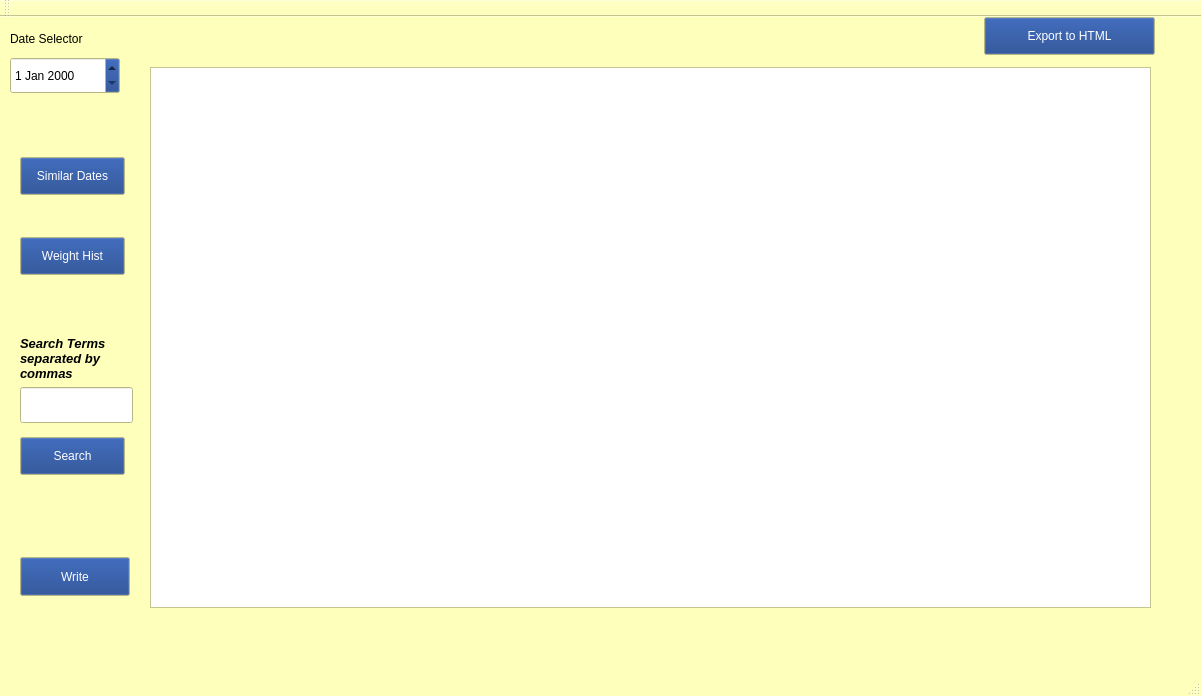
<?xml version="1.0" encoding="UTF-8"?>
<ui version="4.0">
 <class>MainWindow</class>
 <widget class="QMainWindow" name="MainWindow">
  <property name="geometry">
   <rect>
    <x>0</x>
    <y>0</y>
    <width>1201</width>
    <height>696</height>
   </rect>
  </property>
  <property name="palette">
   <palette>
    <active>
     <colorrole role="Button">
      <brush brushstyle="SolidPattern">
       <color alpha="255">
        <red>17</red>
        <green>57</green>
        <blue>132</blue>
       </color>
      </brush>
     </colorrole>
     <colorrole role="ButtonText">
      <brush brushstyle="SolidPattern">
       <color alpha="255">
        <red>255</red>
        <green>255</green>
        <blue>255</blue>
       </color>
      </brush>
     </colorrole>
     <colorrole role="Base">
      <brush brushstyle="SolidPattern">
       <color alpha="255">
        <red>255</red>
        <green>255</green>
        <blue>255</blue>
       </color>
      </brush>
     </colorrole>
     <colorrole role="Window">
      <brush brushstyle="SolidPattern">
       <color alpha="255">
        <red>254</red>
        <green>255</green>
        <blue>187</blue>
       </color>
      </brush>
     </colorrole>
    </active>
    <inactive>
     <colorrole role="Button">
      <brush brushstyle="SolidPattern">
       <color alpha="255">
        <red>17</red>
        <green>57</green>
        <blue>132</blue>
       </color>
      </brush>
     </colorrole>
     <colorrole role="ButtonText">
      <brush brushstyle="SolidPattern">
       <color alpha="255">
        <red>255</red>
        <green>255</green>
        <blue>255</blue>
       </color>
      </brush>
     </colorrole>
     <colorrole role="Base">
      <brush brushstyle="SolidPattern">
       <color alpha="255">
        <red>255</red>
        <green>255</green>
        <blue>255</blue>
       </color>
      </brush>
     </colorrole>
     <colorrole role="Window">
      <brush brushstyle="SolidPattern">
       <color alpha="255">
        <red>254</red>
        <green>255</green>
        <blue>187</blue>
       </color>
      </brush>
     </colorrole>
    </inactive>
    <disabled>
     <colorrole role="Button">
      <brush brushstyle="SolidPattern">
       <color alpha="255">
        <red>17</red>
        <green>57</green>
        <blue>132</blue>
       </color>
      </brush>
     </colorrole>
     <colorrole role="ButtonText">
      <brush brushstyle="SolidPattern">
       <color alpha="255">
        <red>150</red>
        <green>147</green>
        <blue>145</blue>
       </color>
      </brush>
     </colorrole>
     <colorrole role="Base">
      <brush brushstyle="SolidPattern">
       <color alpha="255">
        <red>254</red>
        <green>255</green>
        <blue>187</blue>
       </color>
      </brush>
     </colorrole>
     <colorrole role="Window">
      <brush brushstyle="SolidPattern">
       <color alpha="255">
        <red>254</red>
        <green>255</green>
        <blue>187</blue>
       </color>
      </brush>
     </colorrole>
    </disabled>
   </palette>
  </property>
  <property name="windowTitle">
   <string>My Journal</string>
  </property>
  <widget class="QWidget" name="centralWidget">
   <widget class="QDateEdit" name="dateEdit">
    <property name="geometry">
     <rect>
      <x>10</x>
      <y>40</y>
      <width>110</width>
      <height>37</height>
     </rect>
    </property>
   </widget>
   <widget class="QTextEdit" name="textEdit">
    <property name="geometry">
     <rect>
      <x>150</x>
      <y>50</y>
      <width>1001</width>
      <height>541</height>
     </rect>
    </property>
   </widget>
   <widget class="QPushButton" name="writeButton">
    <property name="geometry">
     <rect>
      <x>20</x>
      <y>540</y>
      <width>110</width>
      <height>39</height>
     </rect>
    </property>
    <property name="text">
     <string>Write</string>
    </property>
   </widget>
   <widget class="QLabel" name="dateSelectorLabel">
    <property name="geometry">
     <rect>
      <x>10</x>
      <y>10</y>
      <width>121</width>
      <height>23</height>
     </rect>
    </property>
    <property name="text">
     <string>Date Selector</string>
    </property>
   </widget>
   <widget class="QPushButton" name="similarDatesButton">
    <property name="geometry">
     <rect>
      <x>20</x>
      <y>140</y>
      <width>105</width>
      <height>38</height>
     </rect>
    </property>
    <property name="text">
     <string>Similar Dates</string>
    </property>
   </widget>
   <widget class="QLineEdit" name="lineEdit">
    <property name="geometry">
     <rect>
      <x>20</x>
      <y>370</y>
      <width>113</width>
      <height>36</height>
     </rect>
    </property>
   </widget>
   <widget class="QPushButton" name="weightHistoryButton">
    <property name="geometry">
     <rect>
      <x>20</x>
      <y>220</y>
      <width>105</width>
      <height>38</height>
     </rect>
    </property>
    <property name="text">
     <string>Weight Hist</string>
    </property>
   </widget>
   <widget class="QLabel" name="searchBoxLabel">
    <property name="geometry">
     <rect>
      <x>20</x>
      <y>311</y>
      <width>101</width>
      <height>61</height>
     </rect>
    </property>
    <property name="font">
     <font>
      <pointsize>10</pointsize>
      <weight>75</weight>
      <italic>true</italic>
      <bold>true</bold>
     </font>
    </property>
    <property name="text">
     <string>Search Terms separated by commas</string>
    </property>
    <property name="wordWrap">
     <bool>true</bool>
    </property>
   </widget>
   <widget class="QPushButton" name="searchButton">
    <property name="geometry">
     <rect>
      <x>20</x>
      <y>420</y>
      <width>105</width>
      <height>38</height>
     </rect>
    </property>
    <property name="text">
     <string>Search</string>
    </property>
   </widget>
   <widget class="QPushButton" name="exportHtmlButton">
    <property name="geometry">
     <rect>
      <x>984</x>
      <y>0</y>
      <width>171</width>
      <height>38</height>
     </rect>
    </property>
    <property name="text">
     <string>Export to HTML</string>
    </property>
   </widget>
  </widget>
  <widget class="QMenuBar" name="menuBar">
   <property name="geometry">
    <rect>
     <x>0</x>
     <y>0</y>
     <width>1201</width>
     <height>30</height>
    </rect>
   </property>
  </widget>
  <widget class="QToolBar" name="mainToolBar">
   <attribute name="toolBarArea">
    <enum>TopToolBarArea</enum>
   </attribute>
   <attribute name="toolBarBreak">
    <bool>false</bool>
   </attribute>
  </widget>
  <widget class="QStatusBar" name="statusBar"/>
 </widget>
 <layoutdefault spacing="6" margin="11"/>
 <resources/>
 <connections/>
</ui>
